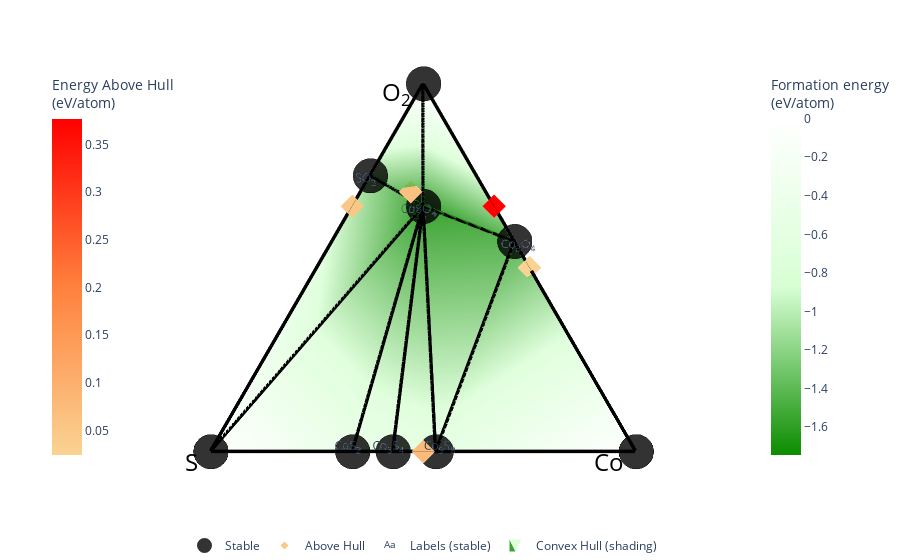

The code cell stored with this chart in its notebook:
### Code cell
phase_diagram_4 = CompoundPhaseDiagram(entries,[Composition("Co"),
                                                Composition("S"),
                                                Composition("O2")])
#CompoundPhaseDiagram:-Generates phase diagrams from compounds as terminations instead of elements


#get_plot and show:- Draw the phase diagram using Plotly (or Matplotlib) and show it.

compound_plotter_4 = PDPlotter(phase_diagram_4, show_unstable=True, markerize=20)
z = compound_plotter_4.get_plot(phase_diagram_4, label_unstable=True)
z.show()

### Figure 1 — Plotly figure (JSON) as saved in the notebook; plotly's stock layout.template omitted (floating-point values rounded to 4 significant figures)
{"data": [{"hoverinfo": "none", "line": {"color": "rgba(0, 0, 0, 1)", "width": 7}, "mode": "lines", "showlegend": false, "type": "scatter3d", "x": [0, 0, null, 0.6495, 0, null, 0, 0, null, 0.5774, 0.866, null, 0.6495, 0.5774, null, 0.6495, 0.866, null, 0.5774, 0.4949, null, 0.4949, 0, null, 0, 0, null, 0.4949, 0, null, 0.5774, 0, null, 0.5774, 0, null, 0.5774, 0, null, 0, 0, null, 0.5774, 0, null, 0.4949, 0.866, null], "y": [0.6667, 1, null, 0.625, 1, null, 0.5714, 0.4706, null, 0.5, 0.5, null, 0.625, 0.5, null, 0.625, 0.5, null, 0.5, 0.2857, null, 0.2857, 0.4706, null, 0.4706, 0, null, 0.2857, 0, null, 0.5, 0.4706, null, 0.5, 0.6667, null, 0.5, 0.5714, null, 0.6667, 0.5714, null, 0.5, 1, null, 0.2857, 0.5, null], "z": [-0.5517, 0, null, -1.204, 0, null, -0.6431, -0.6932, null, -1.743, 0, null, -1.204, -1.743, null, -1.204, 0, null, -1.743, -1.569, null, -1.569, -0.6932, null, -0.6932, 0, null, -1.569, 0, null, -1.743, -0.6932, null, -1.743, -0.5517, null, -1.743, -0.6431, null, -0.5517, -0.6431, null, -1.743, 0, null, -1.569, 0, null]}, {"hoverinfo": "none", "line": {"color": "rgba(0, 0, 0, 0.4)", "dash": "solid", "width": 1}, "mode": "lines", "showlegend": false, "type": "scatter3d", "x": [0.866, 0, null, 0.866, 0, null, 0.866, 0, null, 0.866, 0, null, 0, 0, null, 0, 0, null, 0.866, 0.866, null, 0, 0, null, 0, 0, null], "y": [0.5, 1, null, 0.5, 1, null, 0.5, 0, null, 0.5, 0, null, 1, 0, null, 1, 0, null, 0.5, 0.5, null, 1, 1, null, 0, 0, null], "z": [0, 0, null, -1.743, -1.743, null, 0, 0, null, -1.743, -1.743, null, 0, 0, null, -1.743, -1.743, null, 0, -1.743, null, 0, -1.743, null, 0, -1.743, null]}, {"colorbar": {"len": 0.75, "title": {"text": "Formation energy<br>(eV/atom)"}, "x": 0.9, "y": 0.5}, "colorscale": [[0, "#0c8c00"], [0.5, "#d8ffd4"], [1, "#ffffff"]], "flatshading": true, "hoverinfo": "none", "i": [5, 5, 5, 10, 5, 5, 5, 6], "intensity": [-1.019, -1.204, -1.347, -0.8433, -0.604, -1.743, -0.5517, -1.45, -1.569, -0.6431, -0.6932, 0, 0, 0], "j": [1, 1, 8, 8, 8, 6, 9, 9], "k": [12, 11, 10, 13, 11, 12, 10, 5], "lighting": {"ambient": 1, "diffuse": 0}, "name": "Convex Hull (shading)", "opacity": 0.8, "showlegend": true, "type": "mesh3d", "x": [0.5774, 0.6495, 0.433, 0.5774, 0, 0.5774, 0, 0.6113, 0.4949, 0, 0, 0.866, 0, 0], "y": [0.6667, 0.625, 0.25, 0.3333, 0.5, 0.5, 0.6667, 0.5294, 0.2857, 0.5714, 0.4706, 0.5, 1, 0], "z": [-1.019, -1.204, -1.347, -0.8433, -0.604, -1.743, -0.5517, -1.45, -1.569, -0.6431, -0.6932, 0, 0, 0]}, {"hoverinfo": "skip", "mode": "text", "name": "Labels (stable)", "opacity": 1, "showlegend": true, "text": ["CoS<sub>2</sub>", "SO<sub>3</sub>", "Co<sub>3</sub>S<sub>4</sub>", "Co<sub>9</sub>S<sub>8</sub>", "CoSO<sub>4</sub>", "Co<sub>3</sub>O<sub>4</sub>"], "textposition": ["middle center", "middle center", "middle center", "middle center", "middle center", "middle center"], "type": "scatter3d", "visible": true, "x": [0.01, 0.6395, 0.01, 0.01, 0.5674, 0.4849], "y": [0.6767, 0.635, 0.5814, 0.4606, 0.51, 0.2757], "z": [-0.3774, -1.029, -0.4689, -0.5189, -1.568, -1.394]}, {"hoverinfo": "text", "hoverlabel": {"font": {"size": 14}}, "hovertext": ["SO<sub>2</sub> (None) <br> -1.019 eV/atom (+0.051 eV/atom)", "CoO (None) <br> -1.347 eV/atom (+0.025 eV/atom)", "CoO<sub>2</sub> (None) <br> -0.843 eV/atom (+0.377 eV/atom)", "CoS (None) <br> -0.604 eV/atom (+0.075 eV/atom)", "Co<sub>2</sub>(SO<sub>4</sub>)<sub>3</sub> (None) <br> -1.45 eV/atom (+0.064 eV/atom)"], "marker": {"color": [0.051, 0.025, 0.377, 0.075, 0.064], "colorbar": {"len": 0.75, "title": {"text": "Energy Above Hull<br>(eV/atom)"}, "x": 0.05, "y": 0.5}, "colorscale": [[0, "#fad393"], [0.5, "#ff813d"], [1, "#ff0000"]], "size": 6, "symbol": "diamond"}, "mode": "markers", "name": "Above Hull", "showlegend": true, "type": "scatter3d", "x": [0.5774, 0.433, 0.5774, 0, 0.6113], "y": [0.6667, 0.25, 0.3333, 0.5, 0.5294], "z": [-1.019, -1.347, -0.843, -0.604, -1.45]}, {"error_z": {"array": [0, 0, 0, 0, 0, 0, 0, 0, 0], "color": "darkgray", "thickness": 5, "type": "data", "width": 10}, "hoverinfo": "text", "hoverlabel": {"font": {"size": 14}}, "hovertext": ["CoS<sub>2</sub> (None) <br> -0.552 eV/atom", "S (None) <br> 0.0 eV/atom", "SO<sub>3</sub> (None) <br> -1.204 eV/atom", "Co<sub>3</sub>S<sub>4</sub> (None) <br> -0.643 eV/atom", "Co<sub>9</sub>S<sub>8</sub> (None) <br> -0.693 eV/atom", "CoSO<sub>4</sub> (None) <br> -1.743 eV/atom", "O<sub>2</sub> (None) <br> 0.0 eV/atom", "Co<sub>3</sub>O<sub>4</sub> (None) <br> -1.569 eV/atom", "Co (None) <br> 0.0 eV/atom"], "marker": {"color": "black", "line": {"color": "black", "width": 3}, "opacity": 0.8, "size": 12}, "mode": "markers", "name": "Stable", "showlegend": true, "type": "scatter3d", "x": [0, 0, 0.6495, 0, 0, 0.5774, 0.866, 0.4949, 0], "y": [0.6667, 1, 0.625, 0.5714, 0.4706, 0.5, 0.5, 0.2857, 0], "z": [-0.552, 0, -1.204, -0.643, -0.693, -1.743, 0, -1.569, 0]}], "layout": {"autosize": true, "hovermode": "closest", "legend": {"orientation": "h", "traceorder": "reversed", "x": 0.5, "xanchor": "center", "y": 0, "yanchor": "top"}, "margin": {"b": 10, "l": 0, "pad": 0, "r": 0, "t": 0}, "paper_bgcolor": "rgba(0, 0, 0, 0)", "plot_bgcolor": "rgba(0, 0, 0, 0)", "scene": {"annotations": [{"align": "center", "font": {"color": "#000000", "size": 24}, "opacity": 1, "showarrow": false, "text": "S", "x": 0, "xanchor": "right", "xshift": -10, "y": 1, "yanchor": "auto", "yshift": -10, "z": -1.568}, {"align": "center", "font": {"color": "#000000", "size": 24}, "opacity": 1, "showarrow": false, "text": "O<sub>2</sub>", "x": 0.866, "xanchor": "right", "xshift": -10, "y": 0.5, "yanchor": "auto", "yshift": -10, "z": -1.568}, {"align": "center", "font": {"color": "#000000", "size": 24}, "opacity": 1, "showarrow": false, "text": "Co", "x": 0, "xanchor": "right", "xshift": -10, "y": 0, "yanchor": "auto", "yshift": -10, "z": -1.568}, {"opacity": 0, "text": "", "x": 1, "y": 1, "z": 0}], "aspectratio": {"x": 1.7, "y": 1.7, "z": 1.2}, "camera": {"center": {"x": -0.1, "y": 0, "z": -0.15}, "eye": {"x": -0.1, "y": 0, "z": 2.5}, "projection": {"type": "orthographic"}}, "xaxis": {"autorange": true, "showaxeslabels": false, "showgrid": false, "showline": false, "showspikes": false, "showticklabels": false, "ticks": "", "type": "linear", "visible": false, "zeroline": false}, "yaxis": {"autorange": true, "showaxeslabels": false, "showgrid": false, "showline": false, "showspikes": false, "showticklabels": false, "ticks": "", "type": "linear", "visible": false, "zeroline": false}, "zaxis": {"autorange": true, "showaxeslabels": false, "showgrid": false, "showline": false, "showspikes": false, "showticklabels": false, "ticks": "", "type": "linear", "visible": false, "zeroline": false}}, "showlegend": true}}
